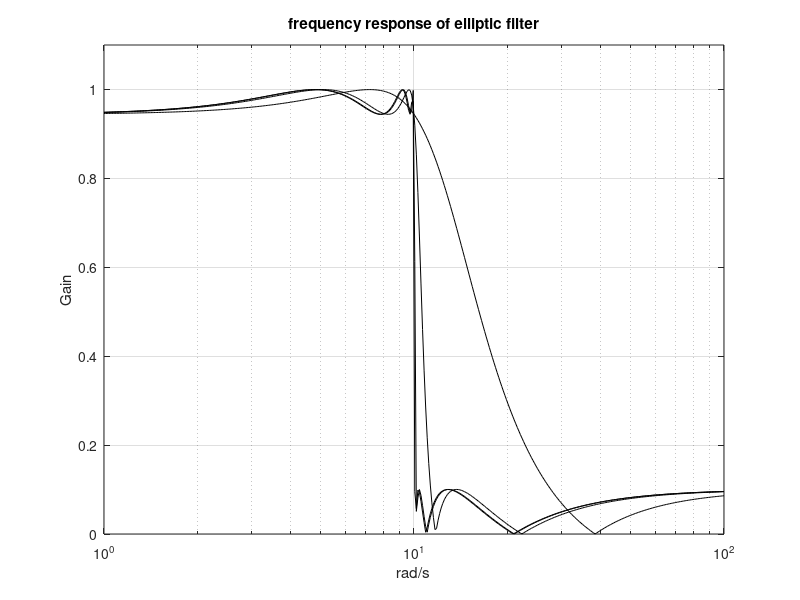

Write MATLAB code to recreate this figure.
% Comparison of frequency response of elliptic filters
wc=10; % desired cut-off frequency
N=2; % order of the filter
Rp=0.5; %ripple dB in the pass band
Rs=20; %ripple dB in the stop band
[num,den]=ellip(N,Rp,Rs,wc,'s'); %analog elliptic filter
w=logspace(0,2,400); %logaritmic set of frequency values
G=freqs(num,den,w); %computes frequency response
semilogx(w,abs(G),'k'); %plots linear amplitude
hold on;
axis([1 100 0 1.1]);
grid;
ylabel('Gain'); xlabel('rad/s'); title('frequency response of elliptic filter');
for N=4:2:8, % more orders of the filter
[num,den]=ellip(N,Rp,Rs,wc,'s'); %analog elliptic filter
G=freqs(num,den,w); %computes frequency response
semilogx(w,abs(G),'k'); %plots linear amplitude
end;
